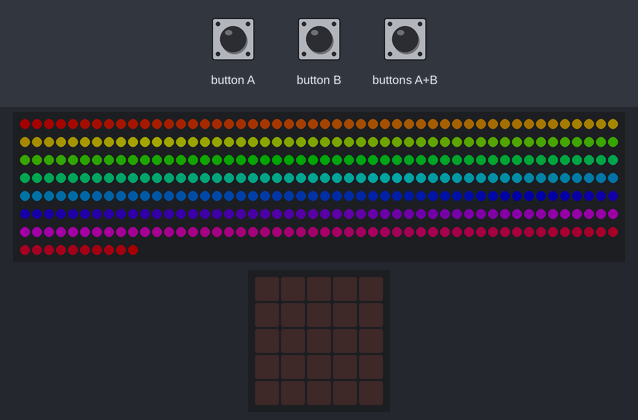
Recording of a program running on a simulated BBC micro:bit (MakeCode). Shown: 360 RGB LEDs in strip order, left to right, continuing on the next row, the board's 5×5 LED display. The test bench sets the inputs (shaded band). Dim RGB values are drawn brighter than linear.

Above: at 1.2 s.
1.3 s: button A pressed for 0.15 s
At 3.2 s:
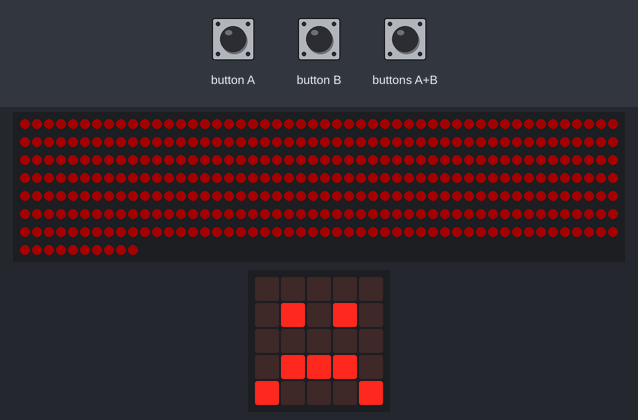
3.5 s: button B pressed for 0.15 s
At 4.7 s:
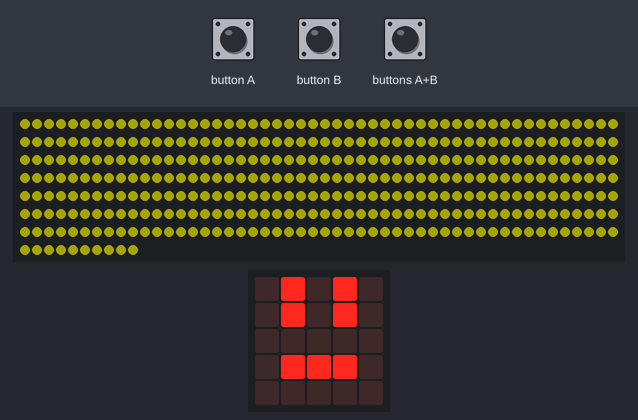
5.5 s: buttons A+B pressed for 0.15 s
At 7.4 s:
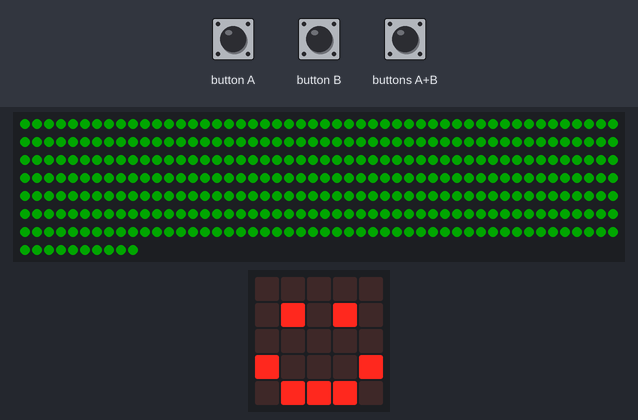
7.7 s: button A pressed for 0.15 s
At 8.3 s:
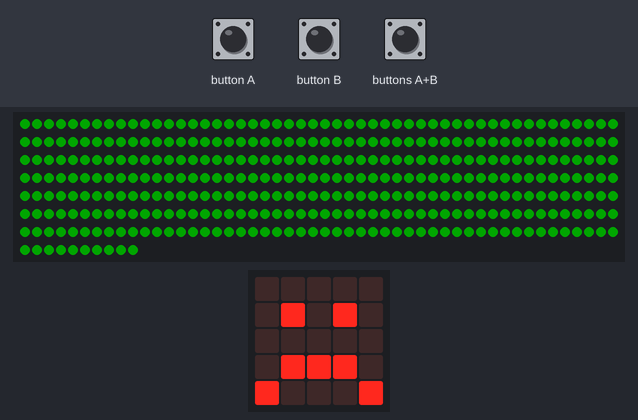
9.9 s: buttons A+B pressed for 1 s
At 11.3 s:
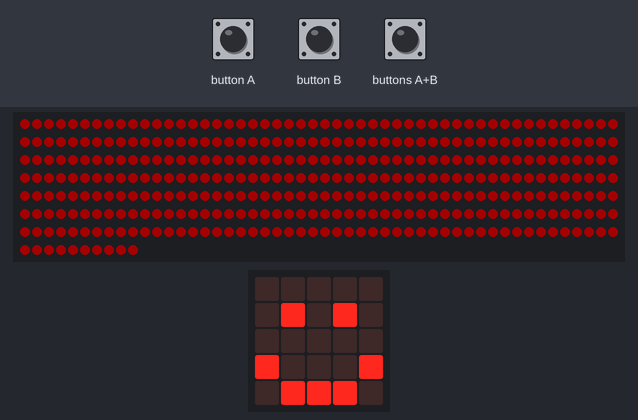
13.0 s: button B pressed for 0.15 s
At 13.36 s:
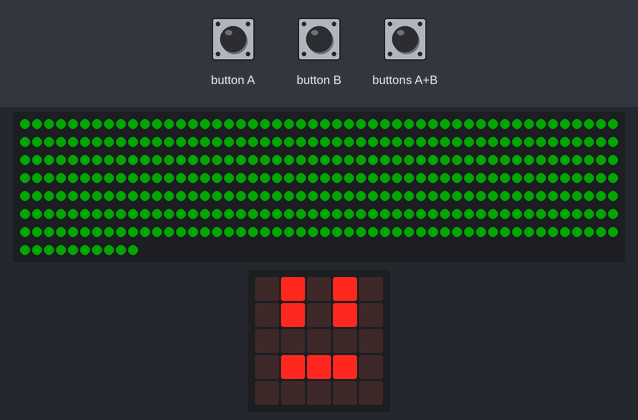
Timing chart, 0 to 16.0 s (numbered marks = the images above; inputs shaded):
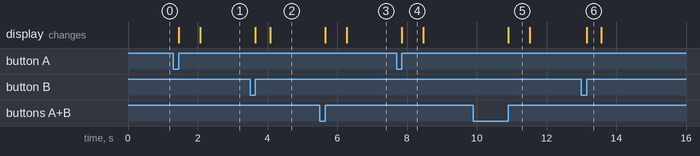

Measured:
- after the input at 1.3 s, the display: first changes after 0.15 s (image 1 shows a later state)
- after the input at 3.5 s, the display: first changes after 0.15 s (image 2 shows a later state)
- after the input at 5.5 s, the display: first changes after 0.15 s (image 3 shows a later state)
- after the input at 7.7 s, the display: changes after 0.15 s (image 4)
- after the input at 9.9 s, the display: changes after 1.0 s (image 5)
- after the input at 13.0 s, the display: changes after 0.15 s (image 6)
- what the display in image 4 shows lasts 0.6 s, from 7.9 s to 8.5 s

The program:

main.ts
```typescript
// Tira NeoPixel de 360 LEDs en el pin P0
// Extensión necesaria en MakeCode: "neopixel"
let strip = neopixel.create(DigitalPin.P0, 360, NeoPixelMode.RGB)
strip.setBrightness(40)

// Al encender: arcoíris en toda la tira
strip.showRainbow(1, 360)
strip.show()

// A+B: tira VERDE y carita feliz
input.onButtonPressed(Button.AB, function () {
    basic.showIcon(IconNames.Happy)
    strip.showColor(neopixel.colors(NeoPixelColors.Green))
    strip.show()
})

// A: tira ROJA y carita triste
input.onButtonPressed(Button.A, function () {
    basic.showIcon(IconNames.Sad)
    strip.showColor(neopixel.colors(NeoPixelColors.Red))
    strip.show()
})

// B: tira AMARILLA y carita neutra :I
input.onButtonPressed(Button.B, function () {
    basic.showLeds(`
        . # . # .
        . # . # .
        . . . . .
        . # # # .
        . . . . .
        `)
    strip.showColor(neopixel.colors(NeoPixelColors.Yellow))
    strip.show()
})
```

test.ts
```typescript
// aquí va el archivo "tests"; esto no se compilará cuando este paquete se utilice como una extensión.
```
